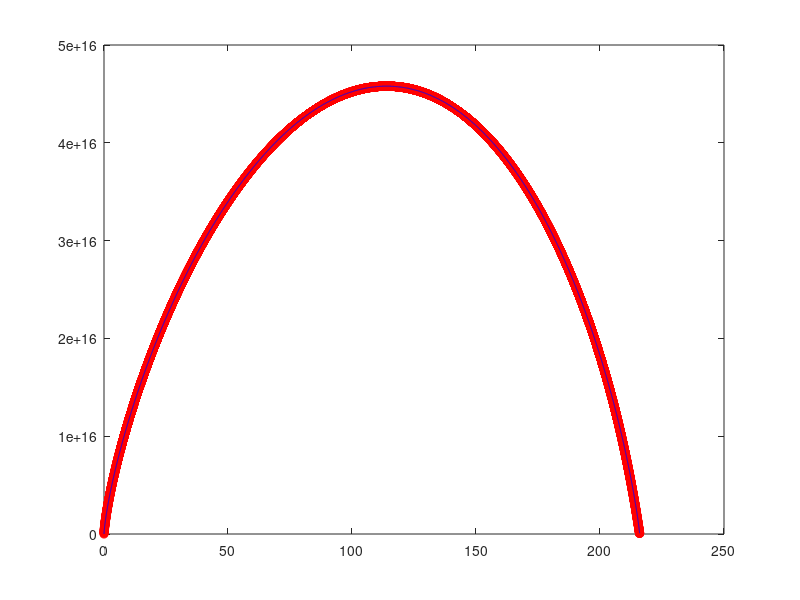

MATLAB code for this plot: (Note: this script raises an error after producing the figure.)
clear
%all the constants
M0=216;
dTdt=10/60; %heating rate

%prefactors
Akpyr=5.0118e15;

kpyr=@(a) (1/dTdt)*Akpyr*4*(1-(a/M0)).*(-(-(a/M0)-(((a/M0).^2)/2)-(((a/M0).^3)/3)-...
          (((a/M0).^4)/4)-(((a/M0).^5)/5)-(((a/M0).^6)/6) - ...
          (((a/M0).^7)/7)-(((a/M0).^8)/8)-(((a/M0).^9)/9) - ...
          (((a/M0).^10)/10)-(((a/M0).^11)/11)-(((a/M0).^12)/12)- ...
          (((a/M0).^13)/13)-(((a/M0).^14)/14)-(((a/M0).^15)/15)- ...
          (((a/M0).^16)/16)-(((a/M0).^17)/17)-(((a/M0).^18)/18)- ...
          (((a/M0).^19)/19)-(((a/M0).^20)/20)-(((a/M0).^21)/21)- ...
          (((a/M0).^22)/22)-(((a/M0).^23)/23)-(((a/M0).^24)/24)- ...
          (((a/M0).^25)/25)-(((a/M0).^26)/26)-(((a/M0).^27)/27)- ...
          (((a/M0).^28)/28)-(((a/M0).^29)/29)-(((a/M0).^30)/30)- ...
          (((a/M0).^31)/31)-(((a/M0).^32)/32)-(((a/M0).^33)/33)- ...
          (((a/M0).^34)/34)-(((a/M0).^35)/35)-(((a/M0).^36)/36)- ...
          (((a/M0).^37)/37)-(((a/M0).^38)/38)-(((a/M0).^39)/39)- ...
          (((a/M0).^41)/40)-(((a/M0).^42)/42)-(((a/M0).^43)/43) ...
          )).^0.75;%(-(log((1-a/M0)))).^(3/4);

JMA=@(a) (1/dTdt)*Akpyr*4*(1-(a/M0)).*(-(log((1-a/M0)))).^(3/4);

order=10;
x=[0:0.01:0.9999*M0];

figure(1)
clf
hold on
box on
plot(x,kpyr(x),'ro')
plot(x,JMA(x),'b')

err=100*norm(kpyr(x)-JMA(x),2)./norm(kpyr(x),2)

stop


